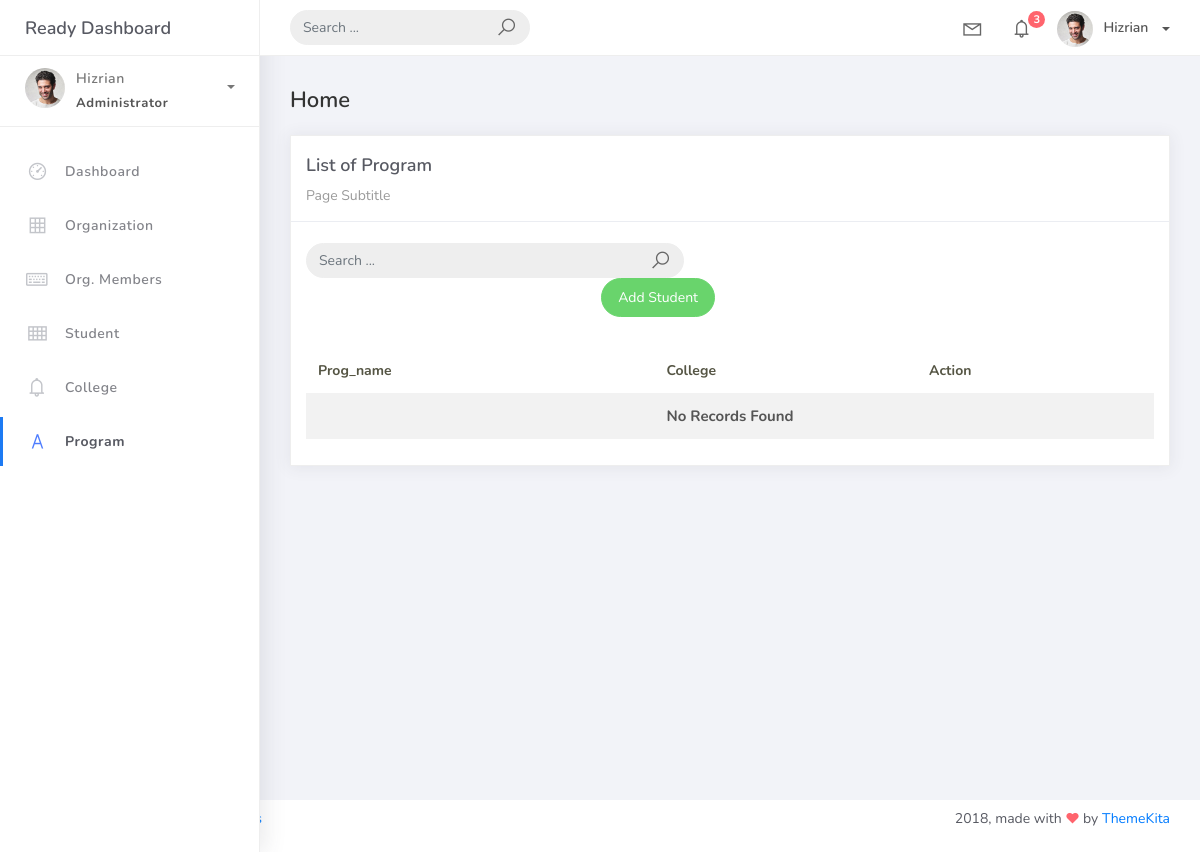
The app's page /program_list, older data.
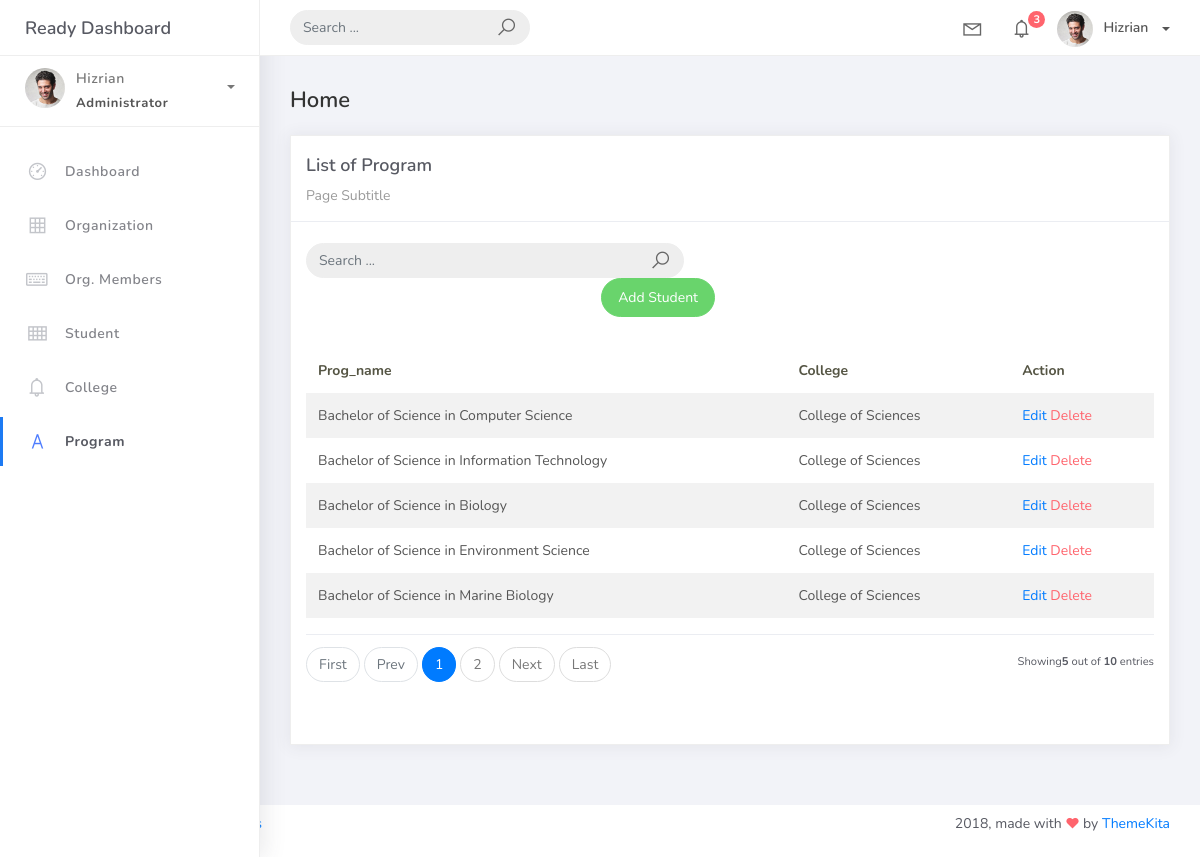
The same page, newer data.
### studentorg/models.py (models this page shows, shortened)
class BaseModel(models.Model):
    created_at = models.DateTimeField(auto_now_add=True, db_index=True)
    updated_at = models.DateTimeField(auto_now=True)
    class Meta:
        abstract = True

class Program (BaseModel):
    prog_name = models.CharField(max_length=150)
    college = models.ForeignKey(College, on_delete=models.CASCADE)

class College (BaseModel):
    college_name = models.CharField(max_length=150)
    def __str__(self):
        return self.college_name

### studentorg/views.py (the view)
# urls.py: path('program_list', ProgramList.as_view(), name="program-list"),
class ProgramList(ListView):
    model = Program
    context_object_name = "program"
    template_name = "program_list.html"
    paginate_by = 5
    def get_queryset(self, *args, **kwargs):
        qs = super(ProgramList, self).get_queryset(*args, **kwargs)
        if self.request.GET.get('q') != None:
            query = self.request.GET.get('q')
            qs = qs.filter(Q(prog_name__icontains=query) | Q(college__college_name__icontains=query))
        return qs

### templates/program_list.html
{% extends 'base.html' %}
{% load static %}
{% block content %}
<div class="content">
    <div class="container-fluid">
        <h4 class="page-title">Home</h4>
        <div class="row">
            <div class="col-md-12">
                <div class="card">
                    <div class="card-header">
                        <div class="card-title">List of Program</div>
                        <div class="card-category">Page Subtitle</div>
                    </div>
                    <br />
                    <div class="col-md-12 row">
                        <div class="col-md-6">
                            <form class="navbar-left navbar-form nav-search mr-md-3" action="{% url 'program-list' %}">
                                <div class="input-group">
                                    <input type="text" placeholder="Search ..." class="form-control" name="q" />
                                    <div class="input-group-append">
                                        <span class="input-group-text">
                                            <i class="la la-search search-icon"></i>
                                        </span>
                                    </div>
                                </div>
                            </form>
                        </div>
                    </div>
                    <div class="col-md-6">
                        <div class="pull-right">
                            <a href="{% url 'program-add' %}" class="btn btn-success btn-rounded">Add Student</a>
                        </div>
                    </div>
                    <div class="card-body">
                        <table class="table table-striped mt-3">
                            <thead>
                                <tr>
                                    <th scope="col">Prog_name</th>
                                    <th scope="col">College</th>
                                    <th scope="col">Action</th>
                                </tr>
                            </thead>
                            <tbody>
                                {% for programs in program %}
                                <tr>
                                    <td>{{ programs.prog_name }}</td>
                                    <td>{{ programs.college }}</td>
                                    <td>
                                        <a href="/program_list/{{ programs.id }}">Edit</a>
                                        <a href="/program_list/{{ programs.id }}/delete" class="text-danger">Delete</a>
                                    </td>
                                </tr>
                                {% empty %}
                                <tr>
                                    <td colspan="4" style="text-align: center">
                                        <p class="text-sm font-weight-bold mb-0">No Records Found</p>
                                    </td>
                                </tr>
                                {% endfor %}
                            </tbody>
                        </table>
                        {% include 'includes/pagination.html' %}
                    </div>
                </div>
            </div>
        </div>
    </div>
</div>
{% endblock %}

### templates/base.html (shortened to what this page needs)
{% load static %}
<!DOCTYPE html>
<html>
<head>
	<link rel="stylesheet" href="{% static 'css/bootstrap.min.css' %}">
	<link rel="stylesheet" href="{% static 'css/ready.css' %}">
	<link rel="stylesheet" href="{% static 'css/demo.css' %}">
</head>
<body>
	<div class="wrapper">
		<div class="main-header">
			<div class="logo-header">
				<a href="index.html" class="logo">
					Ready Dashboard
				</a>
			</div>
			<nav class="navbar navbar-header navbar-expand-lg">
				<div class="container-fluid">
					<form class="navbar-left navbar-form nav-search mr-md-3" action="">
						<div class="input-group">
							<input type="text" placeholder="Search ..." class="form-control">
							<div class="input-group-append">
								<span class="input-group-text">
									<i class="la la-search search-icon"></i>
								</span>
							</div>
						</div>
					</form>
					<ul class="navbar-nav topbar-nav ml-md-auto align-items-center">
						<li class="nav-item dropdown hidden-caret">
							<a class="nav-link dropdown-toggle" href="#" id="navbarDropdown" role="button" data-toggle="dropdown" aria-haspopup="true" aria-expanded="false">
								<i class="la la-envelope"></i>
							</a>
						</li>
						<li class="nav-item dropdown hidden-caret">
							<a class="nav-link dropdown-toggle" href="#" id="navbarDropdown" role="button" data-toggle="dropdown" aria-haspopup="true" aria-expanded="false">
								<i class="la la-bell"></i>
								<span class="notification">3</span>
							</a>
						</li>
						<li class="nav-item dropdown">
							<a class="dropdown-toggle profile-pic" data-toggle="dropdown" href="#" aria-expanded="false"> <img src="{% static 'img/profile.jpg' %}" alt="user-img" width="36" class="img-circle"><span >Hizrian</span></span> </a>
							</li>
						</ul>
					</div>
				</nav>
			</div>
			<div class="sidebar">
				<div class="scrollbar-inner sidebar-wrapper">
					<div class="user">
						<div class="photo">
							<img src="{% static 'img/profile.jpg' %}">
						</div>
						<div class="info">
							<a class="" data-toggle="collapse" href="#collapseExample" aria-expanded="true">
								<span>
									Hizrian
									<span class="user-level">Administrator</span>
									<span class="caret"></span>
								</span>
							</a>
						</div>
					</div>
					<ul class="nav">
						<li class="nav-item">
							<a href="index.html">
								<i class="la la-dashboard"></i>
								<p>Dashboard</p>
							</a>
						</li>
						<li class="nav-item">
							<a href="{% url 'organization-list' %}">
								<i class="la la-table"></i>
								<p>Organization</p>
							</a>
						</li>
						<li class="nav-item">
							<a href="{% url 'orgmember-list' %}">
								<i class="la la-keyboard-o"></i>
								<p>Org. Members</p>
							</a>
						</li>
						<li class="nav-item">
							<a href="{% url 'student-list' %}">
								<i class="la la-th"></i>
								<p>Student</p>
							</a>
						</li>
						<li class="nav-item">
							<a href="{% url 'college-list' %}">
								<i class="la la-bell"></i>
								<p>College</p>
							</a>
						</li>
						<li class="nav-item active">
							<a href="{% url 'program-list' %}">
								<i class="la la-font"></i>
								<p>Program</p>
							</a>
						</li>
					</ul>
				</div>
			</div>
			<div class="main-panel">
				{% block content %}
				{% endblock %}
			</div>
				<footer class="footer">
					<div class="container-fluid">
						<nav class="pull-left">
							<ul class="nav">
								<li class="nav-item">
									<a class="nav-link" href="http://www.themekita.com">
									</a>
								</li>
								<li class="nav-item">
									<a class="nav-link" href="#">
									</a>
								</li>
								<li class="nav-item">
									<a class="nav-link" href="https://themewagon.com/license/#free-item">
									</a>
								</li>
							</ul>
						</nav>
						<div class="copyright ml-auto">
							2018, made with <i class="la la-heart heart text-danger"></i> by <a href="http://www.themekita.com">ThemeKita</a>
						</div>
					</div>
				</footer>
			</div>
</body>
</html>

### templates/includes/pagination.html (shortened to what this page needs)
{% if is_paginated %}
<div class="card-footer px-0 border-0 d-flex flex-column flex-lg-row allign-items-center justify-content-between mt-3">
    <nav aria-label="Topics pagination" class="mb-4">
        <ul class="pagination">
            {% if page_obj.number > 1 %}
            <li class="page-item">
                <a class="page-link" href="?page=1">First</a>
            </li>
            {% else %}
            <li class="page-item disabled">
                <span class="page-link">First</span>
            </li>
            {% endif %} {%if page_obj.has_previous %}
            <li class="page-item">
                <a href="?page={{ page_obj.previous_page_number }}" class="pagelink">Prev</a>
            </li>
            {% else %}
            <li class="page-item disabled">
                <span class="page-link">Prev</span>
            </li>
            {% endif %} {% for page_num in paginator.page_range %} {% if page_obj.number == page_num %}
            <li class="page-item active">
                <span class="page-link">
                    {{page_num}}
                </span>
            </li>
            {% elif page_num > page_obj.number|add:'-3' and page_num < page_obj.number|add:'3' %} <li class="page-item">
                <a href="?page={{ page_num }}" class="page-link">{{page_num}}</a>
                </li>
                {% endif %} {% endfor %} {% if page_obj.has_next %}
                <li class="page-item">
                    <a href="?page={{page_obj.next_page_number}}" class="page-link">Next</a>
                </li>
                {% else %}
                <li class="page-item disabled">
                    <span class="page-link">Next</span>
                </li>
                {% endif %} {% if page_obj.number != paginator.num_pages %}
                <li class="page-item">
                    <a href="?page={{ paginator.num_pages }}" class="page-link">Last</a>
                </li>
                {% else %}
                <li class="page-item"><span class="page-link">Last</span></li>
                {% endif %}
        </ul>
    </nav>
    <div class="fw-normal small mt-4 mt-lg-0">Showing<b>{{object_list.count}}</b> out of <b>{{paginator.count}}</b>
        entries</div>
</div>
{% endif %}

Row changes from the older to the newer data that the page shows:
added Program: prog_name "Bachelor of Science in Computer Science", college "College of Sciences"
added Program: prog_name "Bachelor of Science in Information Technology", college "College of Sciences"
added Program: prog_name "Bachelor of Science in Biology", college "College of Sciences"
added Program: prog_name "Bachelor of Science in Environment Science", college "College of Sciences"
added Program: prog_name "Bachelor of Science in Marine Biology", college "College of Sciences"
Text that changed along with them:
{{ object_list.count }}: (not shown) → "5"
{{ paginator.count }}: (not shown) → "10"
text no longer shown: "No Records Found"
text now shown: "First Prev Next Last Showing out of entries"
new list line: "1"
new list line: "2"
